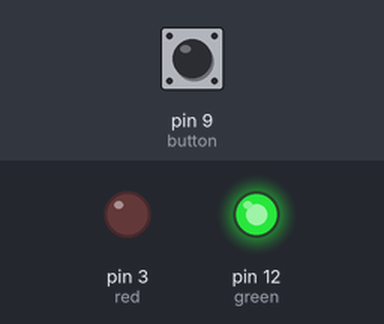
Bench run of a sketch on a simulated Arduino Uno, built with avr-gcc and run on an emulated ATmega328P. Parts: output pins drawn as LEDs (lit = HIGH). The inputs (shaded band) are chosen by the test bench; at power-on: pin 9 (button) HIGH.

Above: at 1.2 s.
1.3 s: pin 9 (button) pulled LOW for 0.15 s
At 1.37 s:
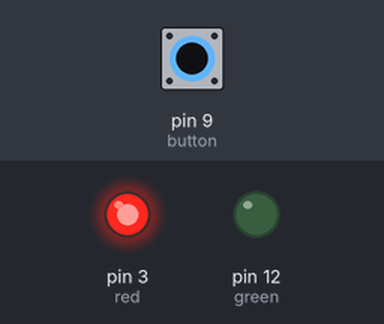
2.9 s: pin 9 (button) pulled LOW for 3.2 s
At 6.7 s:
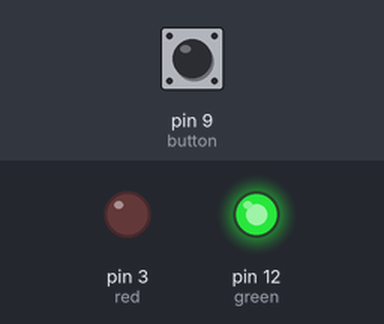
Timing chart, 0 to 8.2 s (numbered marks = the images above; inputs shaded):
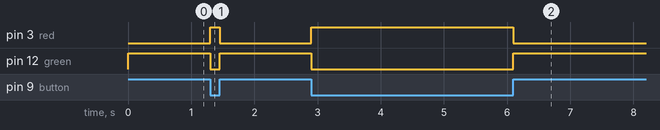

The sketch:

LED_Button2.ino
```cpp
int red = 3;
int green = 12;
int button = 9;

void setup() {
  pinMode(red,OUTPUT);
  pinMode(green,OUTPUT);
  pinMode(button,INPUT_PULLUP);
}

void loop() {
  if(digitalRead(button)==LOW){
    digitalWrite(red,HIGH);
    digitalWrite(green,LOW);
  }else{
    digitalWrite(red,LOW);
    digitalWrite(green,HIGH);
  }


}
```

Measured:
- after the input at 1.3 s, pin 3 (red): LOW → HIGH at once, → LOW 0.15 s later; pin 12 (green): HIGH → LOW at once, → HIGH 0.15 s later
- after the input at 2.9 s, pin 3 (red): LOW → HIGH at once, → LOW 3.2 s later; pin 12 (green): HIGH → LOW at once, → HIGH 3.2 s later
